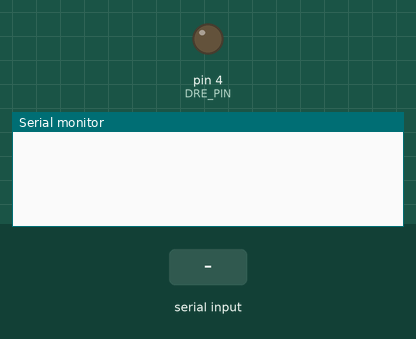
The sketch below on a simulated Arduino Uno, built with avr-gcc and run on an emulated ATmega328P. Parts: output pins drawn as LEDs (lit = HIGH), the last lines printed to the serial monitor. Inputs (shaded band) come from the test bench.

Above: at 1.2 s.
1.3 s: "1" received over Serial
At 3.6 s:
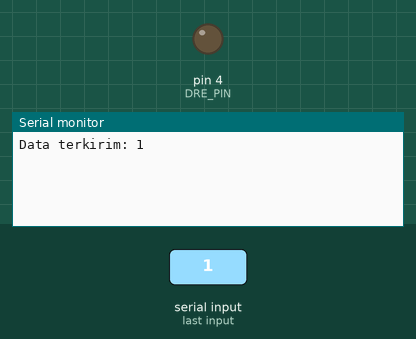
3.9 s: "1" received over the second serial link
At 5.9 s:
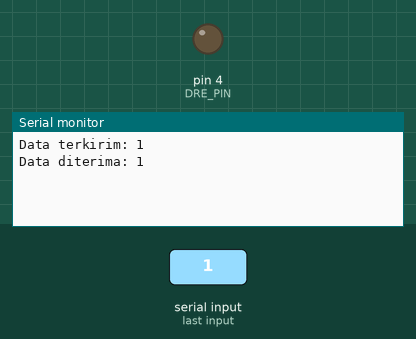

The sketch:

Program2_TransmisiData_2Arah.ino
```cpp
/*
  ============================================================
  Project   : RS485 - Transmisi Data wired 2 arah
  Board     : ESP32
  Deskripsi :
    Program ini merupakan program tranmisi data 2 arah secara wired
    dengan menggunakan modul RS485, perangkat bisa mengirimkan pesan
    yang diinput melalui serial monitor dan akan dibaca diperangkat
    lainnya dan perangkat yang satunya bisa mengirimkan balasannya
    jadi bisa interaktif, saling mengirim dan menerima pesan

  Perangkat :
    - ESP32
    - Modul RS485 (MAX485)

  Koneksi :
    MAX485  ->  ESP32
      RO    ->  RX_PIN (GPIO16)
      DI    ->  TX_PIN (GPIO17)
      DE,RE ->  DRE_PIN (GPIO4)
      VCC   ->  5V
      GND   ->  GND

  Baudrate : 9600 bps
  Author   : Rizky Ananda S
  Date     : 20 Oktober 2024
  Version  : 2.0 (Last Update 4 November 2025)
  ============================================================
*/

// Masukan library yang digunakan
#include <SoftwareSerial.h>

// Konfigurasi Pin RS485
#define RX_PIN   16   // MAX485 RO -> RX ESP32
#define TX_PIN   17   // MAX485 DI -> TX ESP32
#define DRE_PIN  4    // MAX485 DE & RE -> GPIO4

// Objek Software Serial
SoftwareSerial mySerial(RX_PIN, TX_PIN); // RX, TX

// Setup Awal
void setup() {
  Serial.begin(9600);
  mySerial.begin(9600);

  pinMode(DRE_PIN, OUTPUT);
  digitalWrite(DRE_PIN, LOW); // mode receive awal
}

// Loop Utama
void loop() {
  // Kirim data dari Serial Monitor ke Master
  if (Serial.available()) {
    String inputData = Serial.readString();  // baca input teks dari Serial Monitor
    digitalWrite(DRE_PIN, HIGH);             // aktifkan mode kirim
    mySerial.print(inputData);               // kirim ke master
    digitalWrite(DRE_PIN, LOW);              // kembali ke mode receive

    Serial.print("Data terkirim: ");
    Serial.println(inputData);
  }

  // Terima data dari Master melalui RS485
  if (mySerial.available()) {
    String terimaData = mySerial.readString();
    Serial.print("Data diterima: ");
    Serial.println(terimaData);
  }

  delay(100);
}
```

Measured:
- after the input at 1.3 s, the serial monitor: prints a new line after 1.1 s (image 1)
- after the input at 3.9 s, the serial monitor: prints a new line after 1.0 s (image 2)
